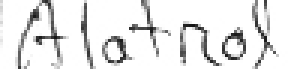
#> input picture dataset/Validation/images/29.png, 96 x 23 px, found by its file name (shown 3 times larger)
$ jupyter execute --allow-errors preprocessing-notebook.ipynb   (shell and % lines are left out)
#> lines starting #> are read from the running program, lines starting #| are printed output that depends on the picture; after the words box and inside, x2 and y2 are one past the last pixel; in counts of white or black regions, pixels touching at a corner belong together
[cell 1]
## Load Required Library

[cell 2]
import os
import pandas as pd
import numpy as np
import cv2
import matplotlib.pyplot as plt
from tensorflow.keras.utils import to_categorical
import pytesseract
pytesseract.pytesseract.tesseract_cmd = r'C:\Program Files\Tesseract-OCR/tesseract.exe'  # Adjust if different

[cell 3]
# Define dataset paths
data_dir = "../dataset/"  # Update as needed
folders = ["Training", "Testing", "Validation"]
image_size = (250, 250)

[cell 4]
def load_data(folder):
    csv_path = os.path.join(data_dir, folder, "labels.csv")
    image_folder = os.path.join(data_dir, folder, "images")

    # Load CSV
    df = pd.read_csv(csv_path)

    images = []
    labels = []

    for index, row in df.iterrows():
        image_filename = row["IMAGE"]
        image_path = os.path.join(image_folder, image_filename)

        if os.path.exists(image_path):
            # Load image
            image = cv2.imread(image_path)
            image = cv2.cvtColor(image, cv2.COLOR_BGR2RGB)

            # ✅ Resize with interpolation to maintain quality
            image = cv2.resize(image, (224, 224), interpolation=cv2.INTER_AREA)

            # ✅ Convert to Grayscale for OCR
            gray = cv2.cvtColor(image, cv2.COLOR_RGB2GRAY)

            # ✅ Enhance Contrast using CLAHE
            clahe = cv2.createCLAHE(clipLimit=2.0, tileGridSize=(8, 8))
            enhanced = clahe.apply(gray)

            # ✅ Apply Adaptive Thresholding for better text edges
            thresh = cv2.adaptiveThreshold(enhanced, 255, cv2.ADAPTIVE_THRESH_GAUSSIAN_C,
                                           cv2.THRESH_BINARY, 11, 2)

            images.append(thresh)  # Use thresholded image for OCR
            labels.append(row["MEDICINE_NAME"])

        else:
            print(f"⚠️ Warning: Image {image_filename} not found in {image_folder}!")

    return np.array(images), np.array(labels)

#> (a cell that did not finish here is left out)

#> (a cell that did not finish here is left out)

[cell 7]
def segment_images(images):
    extracted_texts = []
    custom_config = r'--oem 3 --psm 6'

    for idx, img in enumerate(images):
        # Step 1: Convert to Grayscale if not already
        if len(img.shape) == 3 and img.shape[2] == 3:
            gray = cv2.cvtColor(img, cv2.COLOR_RGB2GRAY)
        else:
            gray = img

        # Step 2: Resize for better OCR
        resized = cv2.resize(gray, None, fx=2, fy=2, interpolation=cv2.INTER_CUBIC)

        # Step 3: Apply Gaussian Blur to reduce noise
        blurred = cv2.GaussianBlur(resized, (5, 5), 0)

        # Step 4: Apply Thresholding (Binarization)
        _, thresh = cv2.threshold(blurred, 0, 255, cv2.THRESH_BINARY + cv2.THRESH_OTSU)

        # Step 5: Tesseract OCR
        text = pytesseract.image_to_string(thresh, config=custom_config)
        extracted_texts.append(text.strip())

        # Show image and extracted text for debugging
        plt.figure(figsize=(4, 4))
        plt.imshow(thresh, cmap='gray')
        plt.title(f"Extracted Text: {text}")
        plt.axis("off")
        plt.show()

    return extracted_texts

#> (a cell that did not finish here is left out)

test_images, test_labels = load_data("Testing")
val_images, val_labels = load_data("Validation")

# # Apply segmentation
# train_texts = segment_images(train_images)
# test_texts = segment_images(test_images)
# val_texts = segment_images(val_images)

[cell 9]
# Select sample image
sample_index = 83

# Get extracted text
#> (the rest of this cell did not finish here and is left out)

[cell 10]
def improved_segmentation(image_path):
# 1️⃣ Read Image
    img = cv2.imread(image_path)
    gray = cv2.cvtColor(img, cv2.COLOR_BGR2GRAY)

    # 2️⃣ Resize for Clarity
    scale_percent = 100  # 3x enlargement
    width = int(gray.shape[1] * scale_percent / 100)
    height = int(gray.shape[0] * scale_percent / 100)
    resized = cv2.resize(gray, (width, height), interpolation=cv2.INTER_CUBIC)

    # 3️⃣ Apply Gaussian & Median Blurs
    blurred = cv2.GaussianBlur(resized, (5, 5), 0)
    median_blurred = cv2.medianBlur(blurred, 5)

    # 4️⃣ Adaptive Thresholding
    thresh = cv2.adaptiveThreshold(median_blurred, 255, cv2.ADAPTIVE_THRESH_GAUSSIAN_C,
                                   cv2.THRESH_BINARY_INV, 11, 4)

    # 5️⃣ Morphological Operations (Closing gaps & noise removal)
    kernel = np.ones((3, 3), np.uint8)
    morph = cv2.morphologyEx(thresh, cv2.MORPH_CLOSE, kernel, iterations=2)

    # 6️⃣ Dilate to Strengthen Lines
    dilated = cv2.dilate(morph, kernel, iterations=1)

    # 7️⃣ Contour Filtering (Eliminate small noise)
    contours, _ = cv2.findContours(dilated, cv2.RETR_EXTERNAL, cv2.CHAIN_APPROX_SIMPLE)
    mask = np.zeros_like(dilated)
    for cnt in contours:
        if cv2.contourArea(cnt) > 150:  # Increase area filter
            cv2.drawContours(mask, [cnt], -1, 255, -1)

    # 8️⃣ Invert for Tesseract
    final_img = cv2.bitwise_not(mask)

    # 9️⃣ Tesseract Config
    custom_config = r'--oem 3 --psm 13 -c tessedit_char_whitelist=ABCDEFGHIJKLMNOPQRSTUVWXYZabcdefghijklmnopqrstuvwxyz'

    # OCR
    text = pytesseract.image_to_string(final_img, config=custom_config)

    # 📊 Show Processed Image
    plt.imshow(final_img, cmap='gray')
    plt.title("Final Optimized Image for OCR")
    plt.axis('off')
    plt.show()

    return text.strip()

# Run on uploaded image
image_path = r'D:\jupyter\FYP-OCR\medical_prescription_ocr\dataset\Testing\images\2.png'

#> (the rest of this cell did not finish here and is left out)

[cell 11]
import cv2
import pytesseract
import numpy as np
import matplotlib.pyplot as plt

def preprocess_image(image_path):
    # Load image in grayscale
    image = cv2.imread(image_path, cv2.IMREAD_GRAYSCALE)
#> image is the input picture: shape (23, 96); min 20, max 255, mean 230

    # Apply Gaussian Blur to reduce noise
    blurred = cv2.GaussianBlur(image, (5, 5), 0)
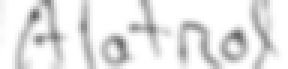
#> blurred: shape (23, 96) (shown 3 times larger); min 102, max 255, mean 229.9

    # Apply Adaptive Thresholding (Inverted)
    binarized = cv2.adaptiveThreshold(blurred, 255, cv2.ADAPTIVE_THRESH_GAUSSIAN_C,
                                      cv2.THRESH_BINARY_INV, 11, 2)
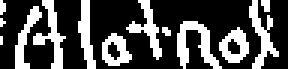
#> binarized: shape (23, 96) (shown 3 times larger); 30% white; 13 white regions (5 under 20 px), largest, box (x1, y1, x2, y2) and area: (59, 7, 74, 23) 105, (11, 0, 22, 23) 88, (83, 0, 93, 23) 86

    # Resize for better OCR
    resized_image = cv2.resize(binarized, None, fx=2, fy=2, interpolation=cv2.INTER_CUBIC)
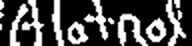
#> resized_image: shape (46, 192); min 0, max 255, mean 76.6

    # Apply erosion to refine characters
    kernel = np.ones((3, 3), np.uint8)
    morphed_image = cv2.erode(resized_image, kernel, iterations=1)
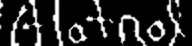
#> morphed_image: shape (46, 192); min 0, max 255, mean 41.8

    return morphed_image

def deskew_image(image):
    # Find angle to deskew
    coords = np.column_stack(np.where(image > 0))
#> coords = 2593 pairs, first value 0 to 45, second value 0 to 185
    angle = cv2.minAreaRect(coords)[-1]
#> angle = -90

    if angle < -45:
        angle = -(90 + angle)
#> angle = 0
    else:
        angle = -angle

    # Rotate the image
    (h, w) = image.shape
#> h = 46; w = 192
    center = (w // 2, h // 2)
#> center = (96, 23)
    rotation_matrix = cv2.getRotationMatrix2D(center, angle, 1.0)
#> rotation_matrix = [[1, 0, 0], [0, 1, 0]]
    rotated_image = cv2.warpAffine(image, rotation_matrix, (w, h), flags=cv2.INTER_CUBIC, borderMode=cv2.BORDER_REPLICATE)

    return rotated_image

def extract_text(image):
    # Configure Tesseract for best accuracy
    custom_config = r'--oem 3 --psm 6'
    text = pytesseract.image_to_string(image, config=custom_config)
    return text.strip()

def visualize_image(image, title='Processed Image'):
    plt.imshow(image, cmap='gray')
    plt.title(title)
    plt.axis('off')
    plt.show()

# 🚀 Example Usage
image_path = r'D:\jupyter\FYP-OCR\medical_prescription_ocr\dataset\Testing\images\29.png'

# Preprocessing
preprocessed_image = preprocess_image(image_path)
visualize_image(preprocessed_image, "Binarized & Resized")

# Deskewing
deskewed_image = deskew_image(preprocessed_image)
visualize_image(deskewed_image, "Deskewed Image")

# OCR Extraction
#> (the rest of this cell did not finish here and is left out)
